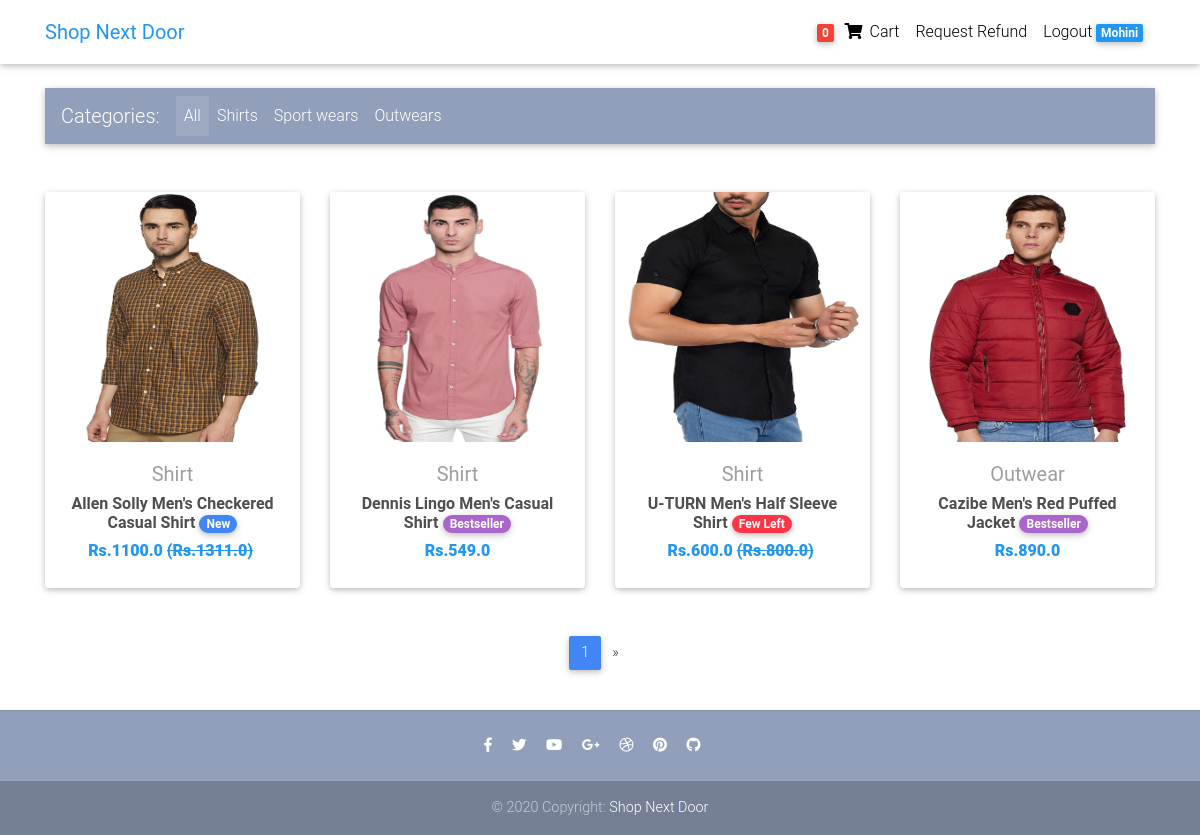
The app's page / (signed in) with its own data.
### core/models.py (models this page shows, shortened)
class Item(models.Model):
    title = models.CharField(max_length=100)
    price = models.FloatField()
    discount_price = models.FloatField(blank=True, null=True)
    category = models.CharField(choices=CATEGORY_CHOICES, max_length=2)
    label = models.CharField(choices=LABEL_CHOICES, max_length=1)
    slug = models.SlugField(max_length=255)
    description = models.TextField()
    image = models.ImageField(blank=True, null=True)
    def get_absolute_url(self):
        return reverse("core:product", kwargs={
            'slug': self.slug
        })

### core/views.py (the view)
# urls.py: path('', HomeView.as_view(), name='home'),
class HomeView(ListView):
    model = Item
    paginate_by = 4
    template_name = "home.html"

### core/templatetags/cart_template_tags.py (called while the page is built)
@register.filter
def cart_item_count(user):
    if user.is_authenticated:
        queryset = Order.objects.filter(user=user, ordered=False)
        if queryset.exists():
            return queryset[0].items.count()
    return 0

### templates/home.html (shortened to what this page needs)
{% extends "base.html" %}
{% block content %}
<main>
  <div class="container">
    <nav class="navbar navbar-expand-lg navbar-dark mdb-color lighten-3 mt-3 mb-5">
      <span class="navbar-brand">Categories:</span>
      <div class="collapse navbar-collapse" id="basicExampleNav">
        <ul class="navbar-nav mr-auto">
          <li class="nav-item active">
            <a class="nav-link" href="#">All
            </a>
          </li>
          <li class="nav-item">
            <a class="nav-link" href="#">Shirts</a>
          </li>
          <li class="nav-item">
            <a class="nav-link" href="#">Sport wears</a>
          </li>
          <li class="nav-item">
            <a class="nav-link" href="#">Outwears</a>
          </li>
        </ul>
      </div>
    </nav>
    <section class="text-center mb-4">
      <div class="row wow fadeIn">
        {% for item in object_list %}
        <div class="col-lg-3 col-md-6 mb-4">
          <div class="card">
            <div class="view overlay">
              <img src="{{ item.image.url }}" class="card-img-top" style="max-height: 250px;height:250px;">
            </div>
            <div class="card-body text-center">
              <a href="" class="grey-text">
                <h5>{{ item.get_category_display }}</h5>
              </a>
              <h6>
                <strong>
                  <a href="{{ item.get_absolute_url }}" class="dark-grey-text">{{ item.title }}
                    {% if item.get_label_display == 'primary' %}
                    <span class="badge badge-pill {{ item.get_label_display }}-color">New</span>
                    {% endif %}
                    {% if item.get_label_display == 'secondary' %}
                    <span class="badge badge-pill {{ item.get_label_display }}-color">Bestseller</span>
                    {% endif %}
                    {% if item.get_label_display == 'danger' %}
                    <span class="badge badge-pill {{ item.get_label_display }}-color">Few Left</span>
                    {% endif %}
                  </a>
                </strong>
              </h6>
              <h6 class="font-weight-bold blue-text">
                <strong>
                  {% if item.discount_price %}
                  <span>Rs.{{ item.discount_price }}</span>
                  <span class="mr-1">
                    <del>(Rs.{{ item.price }})</del>
                  </span>
                  {% else %}
                  <span>Rs.{{ item.price }}</span>
                  {% endif %}
                </strong>
              </h6>
            </div>
          </div>
        </div>
        {% endfor %}
      </div>
    </section>
    {% if is_paginated %}
    <nav class="d-flex justify-content-center wow fadeIn">
      <ul class="pagination pg-blue">
        <li class="page-item active">
          <a class="page-link" href="?page={{ page_obj.number }}">{{ page_obj.number }}
          </a>
        </li>
        {% if page_obj.has_next %}
        <li class="page-item">
          <a class="page-link" href="?page={{ page_obj.next_page_number }}" aria-label="Next">
            <span aria-hidden="true">&raquo;</span>
          </a>
        </li>
        {% endif %}
      </ul>
    </nav>
    {% endif %}
  </div>
</main>
{% endblock content %}

### templates/navbar.html (shortened to what this page needs)
{% load cart_template_tags %} {% load account %} {% load i18n %}
<nav
  class="navbar fixed-top navbar-expand-lg navbar-light white scrolling-navbar"
>
  <div class="container">
    <a class="navbar-brand waves-effect" href="/">
      <strong class="blue-text">Shop Next Door</strong>
    </a>
    <div class="collapse navbar-collapse" id="navbarSupportedContent">
      {% user_display user as name %}
      <ul class="navbar-nav nav-flex-icons">
        {% if request.user.is_authenticated %}
        <li class="nav-item">
          <a
            href="{% url 'core:order-summary' %}"
            class="nav-link waves-effect"
          >
            <span class="badge red z-depth-1 mr-1">
              {{ request.user|cart_item_count }}
            </span>
            <i class="fas fa-shopping-cart"></i>
            <span class="clearfix d-none d-sm-inline-block"> Cart </span>
          </a>
        </li>
        <li class="nav-item">
          <a class="nav-link waves-effect" href="/request-refund">
            <span class="clearfix d-none d-sm-inline-block">
              Request Refund
            </span>
          </a>
        </li>
        <li class="nav-item">
          <a class="nav-link waves-effect" href="{% url 'account_logout' %}">
            <span class="clearfix d-none d-sm-inline-block">
              Logout
              <span class="badge blue z-depth-1 mr-1">
                {{ name }}
              </span>
            </span>
          </a>
        </li>
        {% endif %}
      </ul>
    </div>
  </div>
</nav>

### templates/base.html (style rules this page uses)
html, body, header, .carousel { height: 60vh; }

### records on screen
Item: image (picture), category "Shirt", title "Allen Solly Men's Checkered Casual Shirt", discount_price "1100.0", price "1311.0"
Item: image (picture), category "Shirt", title "Dennis Lingo Men's Casual Shirt", price "549.0"
Item: image (picture), category "Shirt", title "U-TURN Men's Half Sleeve Shirt", discount_price "600.0", price "800.0"
Item: image (picture), category "Outwear", title "Cazibe Men's Red Puffed Jacket", price "890.0"

### other values on screen
{{ request.user|cart_item_count }} "0"
{{ name }} "Mohini"
{{ page_obj.number }} "1"
